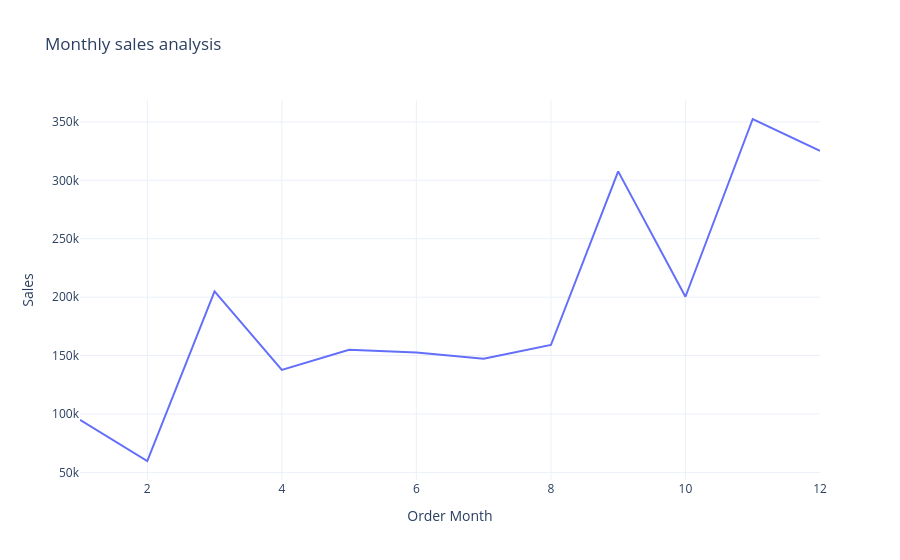

Notebook code for this chart:
### Code cell
fig = px.line(sales_by_month,
              x= 'Order Month',
              y= 'Sales',
              title= 'Monthly sales analysis')
fig.show()

### Figure 1 — Plotly figure (JSON) as saved in the notebook; plotly's stock layout.template omitted (floating-point values rounded to 4 significant figures)
{"data": [{"hovertemplate": "Order Month=%{x}<br>Sales=%{y}<extra></extra>", "legendgroup": "", "line": {"color": "#636efa", "dash": "solid"}, "marker": {"symbol": "circle"}, "mode": "lines", "name": "", "orientation": "v", "showlegend": false, "type": "scatter", "x": [1, 2, 3, 4, 5, 6, 7, 8, 9, 10, 11, 12], "xaxis": "x", "y": [94920.0, 59750.0, 205000.0, 137800.0, 155000.0, 152700.0, 147200.0, 159000.0, 307600.0, 200300.0, 352500.0, 325300.0], "yaxis": "y"}], "layout": {"legend": {"tracegroupgap": 0}, "title": {"text": "Monthly sales analysis"}, "xaxis": {"anchor": "y", "domain": [0, 1], "title": {"text": "Order Month"}}, "yaxis": {"anchor": "x", "domain": [0, 1], "title": {"text": "Sales"}}}}
